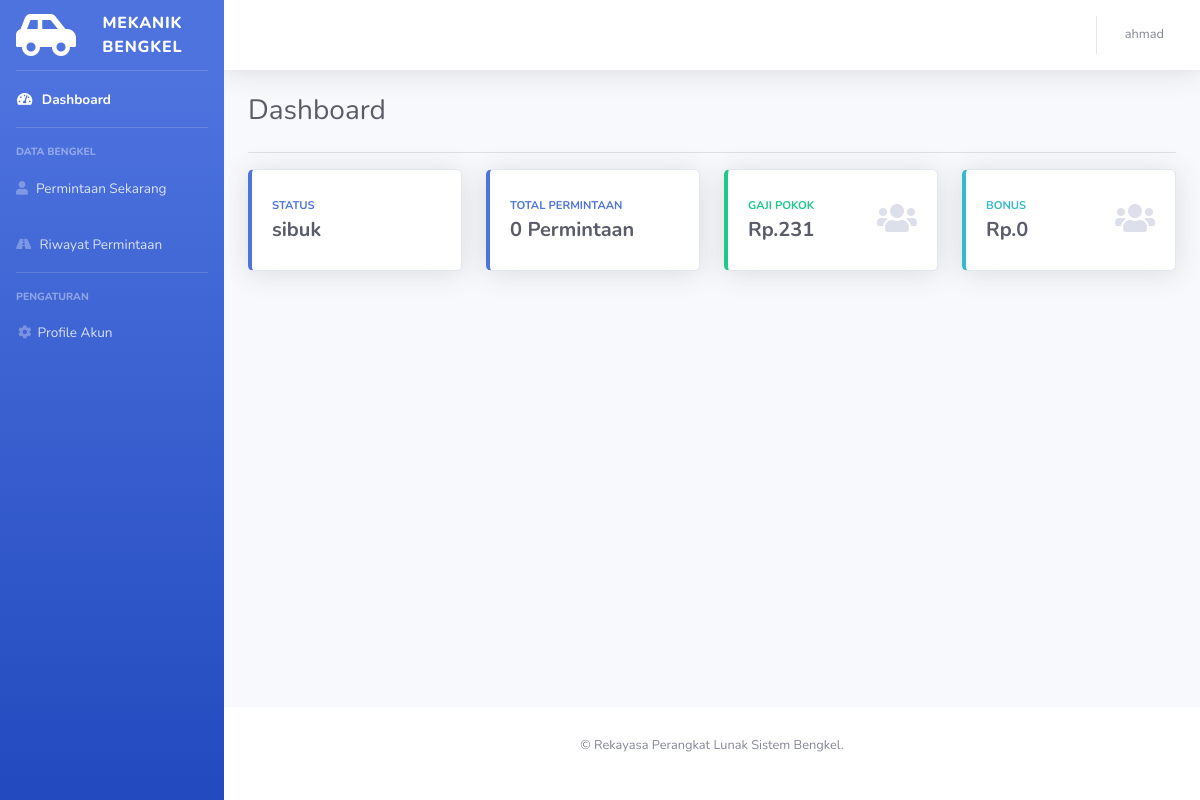
Before: /page/mekanik/index.php (signed in) with the older database file.
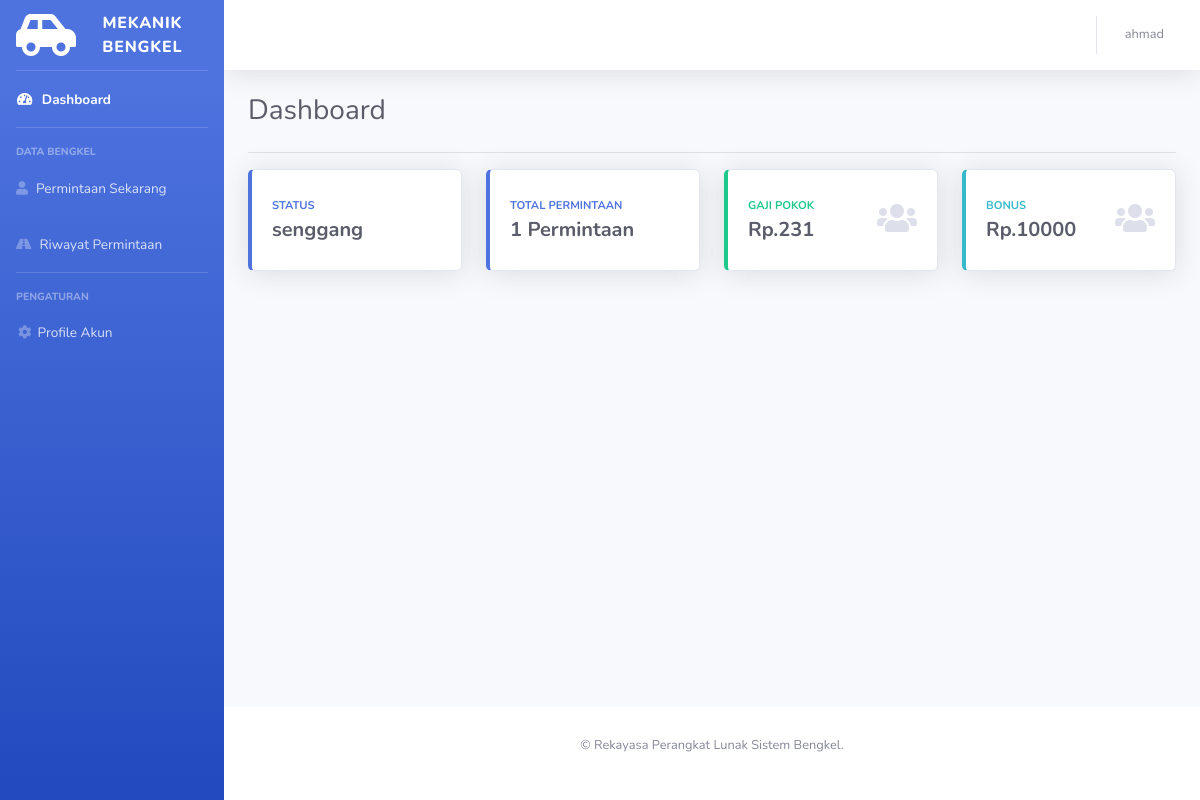
After: the same page with the newer database file.
### tables this page shows
CREATE TABLE `mekanik` (
  `id` int(11) NOT NULL,
  `nama` varchar(255) NOT NULL,
  `username` varchar(255) NOT NULL,
  `password` varchar(255) NOT NULL,
  `gaji` int(255) NOT NULL DEFAULT 0,
  `bonus` int(255) NOT NULL DEFAULT 0,
  `status` varchar(255) NOT NULL DEFAULT 'senggang',
  `total_permintaan` int(11) NOT NULL DEFAULT 0
);

### page/mekanik/index.php (the view, shortened to what the changed rows need)
<!DOCTYPE html>
<html lang="en">
<head>
    <link href="vendor/fontawesome-free/css/all.min.css" rel="stylesheet" type="text/css">
    <link href="../style/sb-admin-2.min.css" rel="stylesheet">
    <link rel="stylesheet" href="https://maxcdn.bootstrapcdn.com/font-awesome/4.4.0/css/font-awesome.min.css">
</head>
<body id="page-top">
    <div id="wrapper">
        <div id="content-wrapper" class="d-flex flex-column">
            <div id="content">
                <div class="container-fluid">
                    <div class="d-sm-flex align-items-center justify-content-between mb-4">
                        <h1 class="h3 mb-0 text-gray-800">Dashboard</h1>
                    </div>
                    <div class="row">
                        <div class="col-xl-3 col-md-6 mb-4">
                            <div class="card border-left-primary shadow h-100 py-2">
                                <div class="card-body">
                                    <div class="row no-gutters align-items-center">
                                        <div class="col mr-2">
                                            <div class="text-xs font-weight-bold text-primary text-uppercase mb-1">STATUS</div>
                                            <?php
                                                include '../../core/koneksi.php';
                                                $query = mysqli_query($konek, "SELECT * FROM mekanik WHERE id=$_SESSION[id]");
                                                $data = mysqli_fetch_array($query);
                                            ?>
                                            <div class="h5 mb-0 font-weight-bold text-gray-800"><?php echo $data["status"]; ?></div>
                                        </div>
                                    </div>
                                </div>
                            </div>
                        </div>
                        <div class="col-xl-3 col-md-6 mb-4">
                            <div class="card border-left-primary shadow h-100 py-2">
                                <div class="card-body">
                                    <div class="row no-gutters align-items-center">
                                        <div class="col mr-2">
                                            <div class="text-xs font-weight-bold text-primary text-uppercase mb-1">Total Permintaan</div>
                                            <?php
                                                include '../../core/koneksi.php';
                                                $data_permintaan = mysqli_query($konek, "SELECT * FROM permintaan WHERE id_mekanik=$_SESSION[id] AND status='selesai'");
                                                $jumlah_permintaan = mysqli_num_rows($data_permintaan);
                                            ?>
                                            <div class="h5 mb-0 font-weight-bold text-gray-800"><?php echo $jumlah_permintaan; ?> Permintaan</div>
                                        </div>
                                    </div>
                                </div>
                            </div>
                        </div>
                        <div class="col-xl-3 col-md-6 mb-4">
                            <div class="card border-left-success shadow h-100 py-2">
                                <div class="card-body">
                                    <div class="row no-gutters align-items-center">
                                        <div class="col mr-2">
                                            <div class="text-xs font-weight-bold text-success text-uppercase mb-1">Gaji Pokok</div>
                                            <div class="h5 mb-0 font-weight-bold text-gray-800">Rp.<?php echo $data["gaji"]; ?></div>
                                        </div>
                                    </div>
                                </div>
                            </div>
                        </div>
                        <div class="col-xl-3 col-md-6 mb-4">
                            <div class="card border-left-info shadow h-100 py-2">
                                <div class="card-body">
                                    <div class="row no-gutters align-items-center">
                                        <div class="col mr-2">
                                            <div class="row no-gutters align-items-center">
                                                <div class="col-auto">
                                                    <div class="h5 mb-0 mr-3 font-weight-bold text-gray-800">Rp.<?php echo $data["bonus"]; ?> </div>
                                                </div>
                                            </div>
                                        </div>
                                    </div>
                                </div>
                            </div>
                        </div>
                    </div>
				</div>
            </div>
        </div>
    </div>
</body>
</html>

Changed rows visible on the page:
changed mekanik: status "sibuk" → "senggang"; bonus "0" → "10000"
Other visible differences:
$jumlah_permintaan: "0" → "1"
